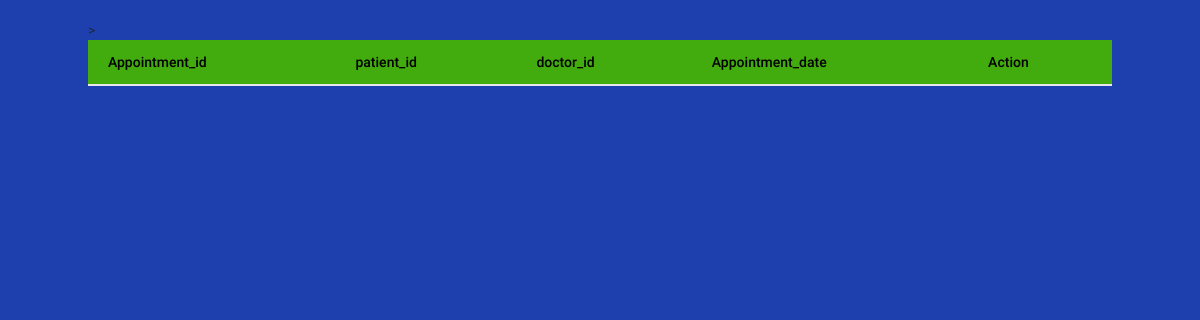
/Appointment_Data.php, run on an earlier commit of the app's database.
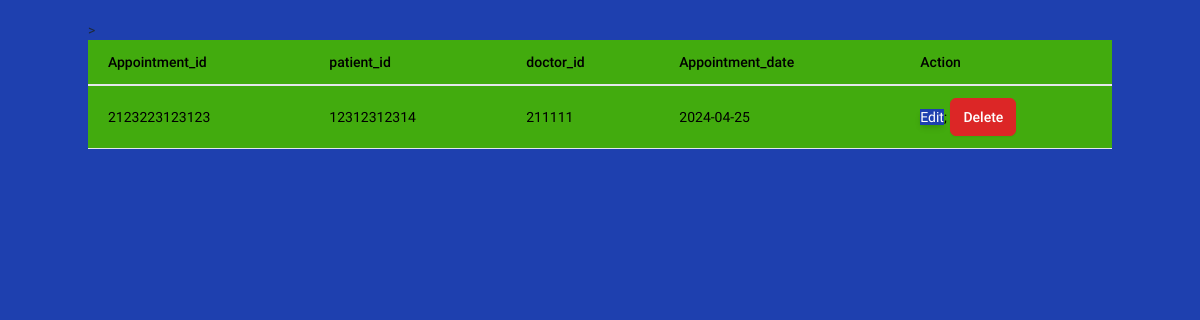
And on a later commit of the database.
### tables this page shows
CREATE TABLE `appointment` (
  `Appointment_id` varchar(55) NOT NULL,
  `patient_id` varchar(55) DEFAULT NULL,
  `doctor_id` varchar(55) DEFAULT NULL,
  `Appointment_date` date DEFAULT NULL
);

### Appointment_Data.php (the view, shortened to what this page needs)
<?php
include "db.php";
$sql = "SELECT Appointment_id, patient_id,doctor_id,Appointment_date FROM appointment";
$result = $conn->query($sql);
?>
<!DOCTYPE html>
<html lang="en" class="light">
    <head>
        <link rel="stylesheet" href="dist/css/app.css" />
    </head>
    <body class="py-5">
    <div class="container">
    <table class="table" style="background-color:#42AB0E;color:black;">>
    <thead>
    <tr>
        <th>Appointment_id</th>
        <th>patient_id</th>
        <th>doctor_id</th>
        <th>Appointment_date</th>
        <th>Action</th>
    </tr>
    </thead>
    <tbody>
        <?php
            if ($result->num_rows > 0) {
                while ($row = $result->fetch_assoc()) {
        ?>
                    <tr>
                    <td><?php echo $row['Appointment_id']; ?></td>
                    <td><?php echo $row['patient_id']; ?></td>
                    <td><?php echo $row['doctor_id']; ?></td>
                    <td><?php echo $row['Appointment_date']; ?></td>
                    <td>
                        <a class="btn-elevated-primary" <?php echo $row['Appointment_id']; ?>">Edit</a>;
                        <a class="btn btn-danger" <?php echo $row['Appointment_id']; ?>">Delete</a>
                    </td>
                    </tr>
        <?php   }
            }
        ?>
    </tbody>
    </div>
    </body>
</html>

What changed in the data, as far as the page shows it:
added appointment: Appointment_id "2123223123123", patient "12312312314", doctor "211111", Appointment_date "2024-04-25"
